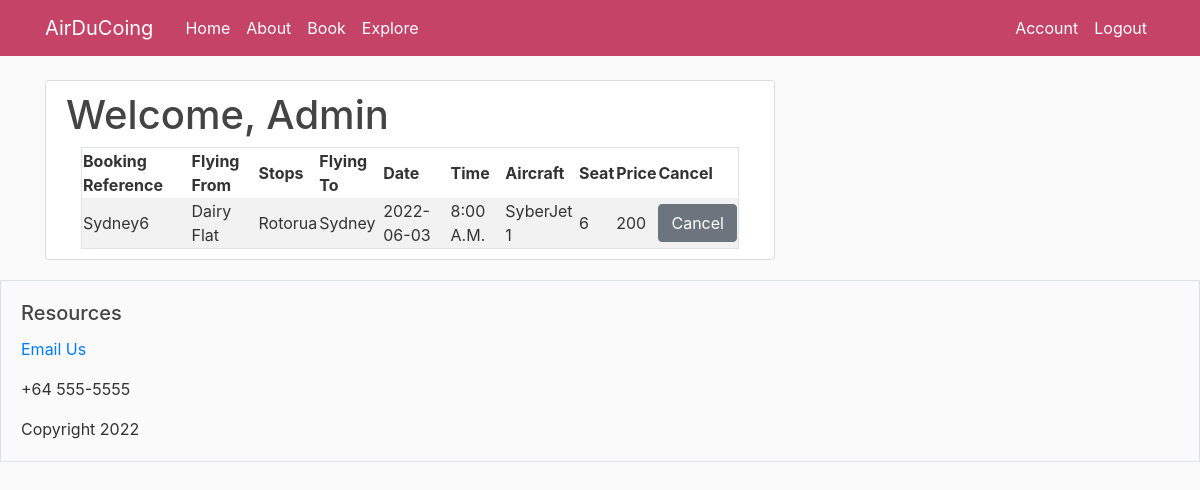
Page /account (signed in) on the earlier database version.
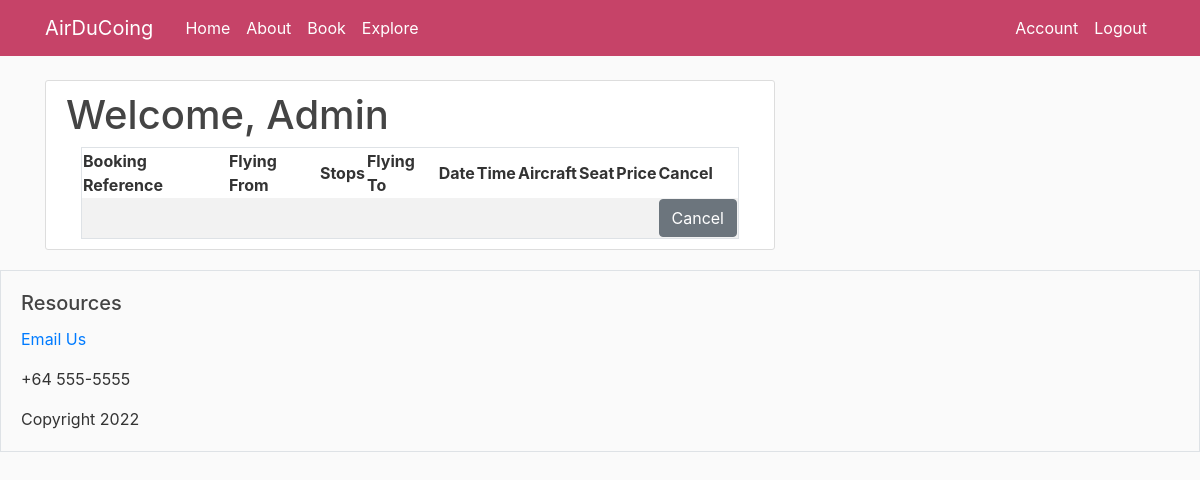
Same page on the later database version.
### flaskflights/models.py (models this page shows, shortened)
class User(db.Model, UserMixin):
    __tablename__ = 'user'
    id = db.Column(db.Integer, primary_key=True)
    username = db.Column(db.String(80),unique=True, nullable=False)
    email = db.Column(db.String(120),unique=True, nullable=False)
    password = db.Column(db.String(60),nullable=False)

class Booking(db.Model):
    __tablename__ = 'booking'
    id = db.Column(db.Integer, primary_key=True)
    bookingRef = db.Column(db.String, nullable=False)
    user = db.Column(db.String, nullable=False)
    price = db.Column(db.Integer, nullable=False)
    seat = db.Column(db.Integer, nullable=False)
    flight = Column(Integer, ForeignKey("available_flights.id"))

class AvailableFlights(db.Model):
    __tablename__ = 'available_flights'
    id = db.Column(db.Integer, primary_key=True, autoincrement=True)
    timeOfFlight = db.Column(db.Integer, nullable=False)
    dateOfFlight = db.Column(db.Date, nullable=False)
    dayOfFlight = db.Column(db.String, nullable=False)
    flyingFrom = db.Column(db.String, nullable=False)
    stopsAt = db.Column(db.String, nullable=True)
    flyingTo = db.Column(db.String, nullable=False)
    aircraft = Column(Integer, ForeignKey("aircraft.id"))
    seatsLeft = db.Column(db.Integer, nullable=False)
    def __repr__(self):
        return f"Aircraft('{self.timeOfFlight}','{self.dateOfFlight}','{self.dayOfFlight}','{self.flyingFrom}','{self.stopsAt}','{self.flyingTo}','{self.aircraft}', '{self.seatsLeft}')"

### flaskflights/routes.py (the view, shortened to what this page needs)
@app.route("/account", methods=['GET', 'POST'])
@login_required
def account():
    if request.method=="GET":
        args = request.args
    headings = ('Booking Reference', 'Flying From', 'Stops', 'Flying To', 'Date', 'Time', 'Aircraft', 'Seat','Price', 'Cancel')
    aBooking = None
    aFlight = None
    for book in Booking.query.filter(Booking.user==current_user.username):
        for flight in AvailableFlights.query.filter(AvailableFlights.id==book.id):
            aBooking = book
            aFlight = flight
    return render_template('account.html', title='Account', headings=headings, booking=aBooking, flight=aFlight)

### flaskflights/models.py (called while the page is built)
@login_manager.user_loader
def load_user(user_id):
    return User.query.get(int(user_id))

### flaskflights/templates/account.html
{% extends "layout.html" %}
{% block content %}
<div class="content-section">
 <h1>Welcome, {{current_user.username}}</h1>
 <div class="container xxl">
  <form method="GET">
    <table class="booking_table table-striped border table-hover">
     <thead>
      <tr>
        {% for header in headings %}
        <th>{{ header }}</th>
        {% endfor %}
      </tr>
      </thead>
     <tbody>
     <tr id="rows">
      <td>{{ booking.bookingRef }}</td>
      <td id="flyingFrom">{{ flight.flyingFrom }}</td>
      <td id="stopsAt">{{ flight.stopsAt }}</td>
      <td id="flyingTo">{{ flight.flyingTo }}</td>
      <td id="dateOfFlight">{{ flight.dateOfFlight }}</td>
      <td id="timeOfFlight">{{ flight.timeOfFlight }}</td>
      <td id="aircraft">{{ flight.aircraft }}</td>
      <td id="seat">{{ booking.seat }}</td>
      <td id="price">{{ booking.price }}</td>
      <td><button id="button" class="btn btn-secondary" type="submit" name="{{flight}}">Cancel</button></td>
     </tr>
     </tbody>
    </table>
  </form>
 </div>
</div>
{% endblock content %}

### flaskflights/templates/layout.html (shortened to what this page needs)
<!DOCTYPE html>
<html>
<head>
    <link rel="stylesheet" href="https://maxcdn.bootstrapcdn.com/bootstrap/4.0.0/css/bootstrap.min.css">
    <link rel="stylesheet" type="text/css" href="{{ url_for('static', filename='main.css') }}">
</head>
<body>
    <header class="site-header">
      <nav class="navbar navbar-expand-md navbar-dark bg-colour fixed-top">
        <div class="container">
          <a class="navbar-brand mr-4" href="/">AirDuCoing</a>
          <div class="collapse navbar-collapse" id="navbarToggle">
            <div class="navbar-nav mr-auto">
              <a class="nav-item nav-link" href="{{ url_for('home') }}">Home</a>
              <a class="nav-item nav-link" href="{{ url_for('about') }}">About</a>
              <a class="nav-item nav-link" href="{{ url_for('book') }}">Book</a>
              <a class="nav-item nav-link" href="{{ url_for('explore') }}">Explore</a>
            </div>
            <div class="navbar-nav">
                {% if current_user.is_authenticated %}
                    <a class="nav-item nav-link" href="{{ url_for('account') }}">Account</a>
                    <a class="nav-item nav-link" href="{{ url_for('logout') }}">Logout</a>
                {% else %}
                    <a class="nav-item nav-link" href="{{ url_for('login') }}">Login</a>
                    <a class="nav-item nav-link" href="{{ url_for('register') }}">Register</a>
                {% endif %}
            </div>
          </div>
        </div>
      </nav>
    </header>
    <main role="main" class="container">
      <div class="row">
        <div class="col-md-8">
          {% block content %}{% endblock %}
        </div>
      </div>
    </main>
    <footer id="footer">
      <div class="card-body border">
        <h5 class="card-title">Resources</h5>
            <p class="card-text"><a href = "mailto: hollyducoing@gmail.com">Email Us</a></p>
            <p>+64 555-5555</p>
            <p class="card-text">Copyright 2022</p>
      </div>
    </footer>
</body>
</html>

### flaskflights/static/main.css (style rules this page uses)
body { background: #fafafa; color: #333333; margin-top: 5rem; overflow: scroll; }
tbody { overflow: scroll; }
h1, h2, h3, h4, h5, h6 { color: #444444; }
.bg-colour { background-color: #c64368; }
.site-header .navbar-nav .nav-link { color: #ffffff; }
.content-section { background: #ffffff; padding: 10px 20px; border: 1px solid #dddddd; border-radius: 3px; margin-bottom: 20px; }
#footer { position: relative; bottom: 0; width: 100%; height: 2.5rem; }

Differences in the rows shown:
removed Booking: bookingRef "Sydney6", seat "6", price "200"
no longer on this page (row unchanged): AvailableFlights: flyingFrom "Dairy Flat", stopsAt "Rotorua", flyingTo "Sydney", dateOfFlight "2022-06-03", timeOfFlight "8:00 A.M.", aircraft "SyberJet 1"
